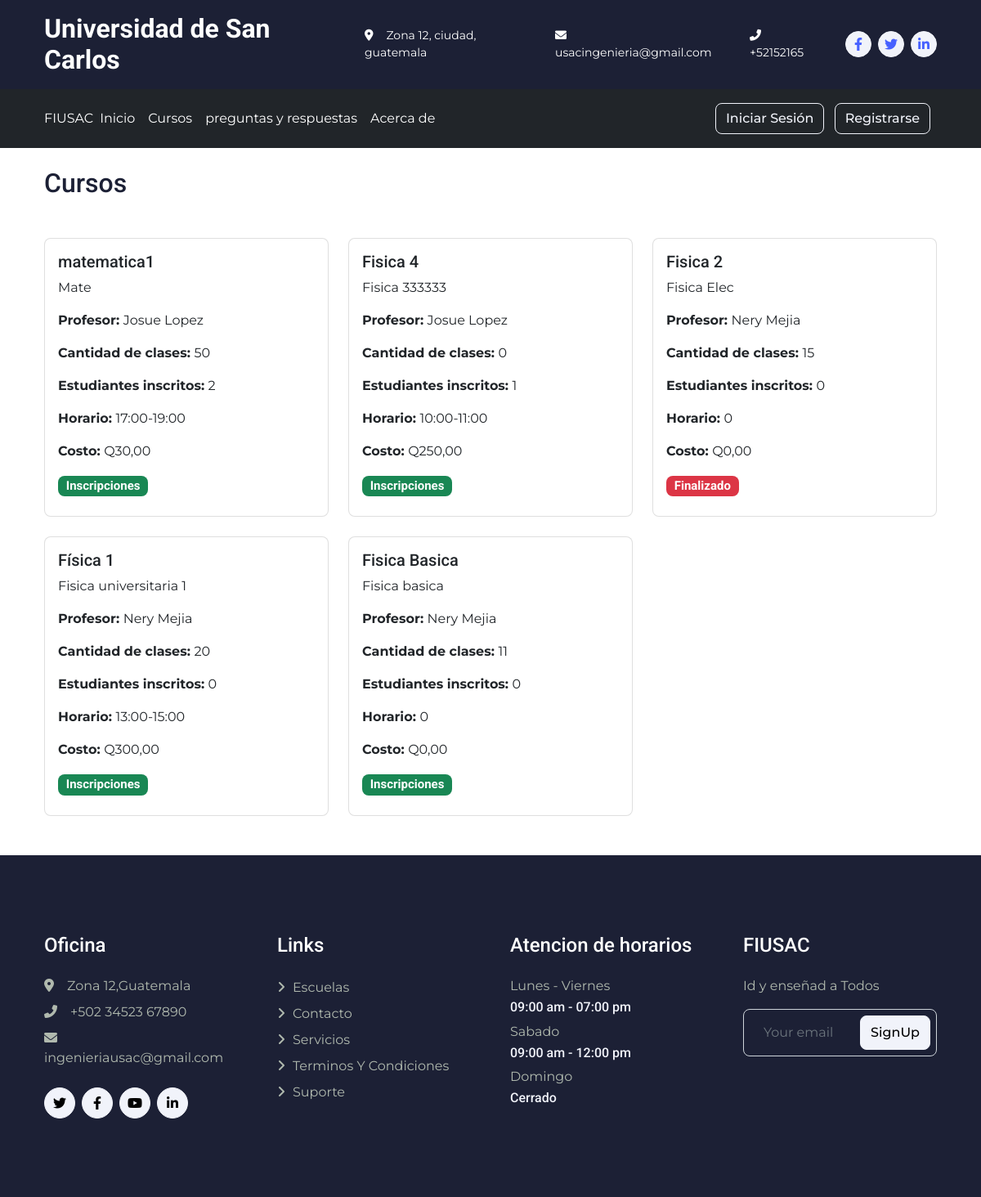
Page /courses/ on the committed database.
### core/models.py (models this page shows, shortened)
class Course(models.Model):
    STATUS_CHOICES = (
        ('I', 'Inscripciones'),
        ('P', 'En progreso'),
        ('F', 'Finalizado'),
    )
    name = models.CharField(max_length=90, verbose_name='Nombre')
    description = models.TextField(blank=True, null=True, verbose_name='Descripción')
    teacher = models.ForeignKey(User, on_delete=models.CASCADE, limit_choices_to={'groups__name': 'profesores'}, verbose_name='Profesor')
    class_quantity = models.PositiveIntegerField(default=0, verbose_name='Cantidad de clases')
    schedule = models.CharField(max_length=11, verbose_name='Horario (HH:MM-HH:MM)')
    cost = models.DecimalField(max_digits=10, decimal_places=2, verbose_name='Costo', default=0.00)
    status = models.CharField(max_length=1, choices=STATUS_CHOICES, default='I', verbose_name='Estado')
    class Meta:
        verbose_name = 'Curso'
        verbose_name_plural = 'Cursos'

### core/views.py (the view)
# urls.py: path('courses/', CoursesView.as_view(), name='courses'),
@add_group_name_to_context
class CoursesView(TemplateView):
    template_name = 'courses.html'
    def get_context_data(self, **kwargs):
        context = super().get_context_data(**kwargs)
        courses = Course.objects.all().order_by('-id')
        student = self.request.user if self.request.user.is_authenticated else None
        for item in courses:
            if student:
                registration = Registration.objects.filter(course=item, student=student).first()
                item.is_enrolled = registration is not None
            else:
                item.is_enrolled = False
            enrollment_count = Registration.objects.filter(course=item).count()
            item.enrollment_count = enrollment_count
        context['courses'] = courses
        return context

### core/views.py (called while the page is built)
def add_group_name_to_context(view_class):
    orginal_dispatch = view_class.dispatch
    def dispatch(self, request, *args, **kwargs):
        user = self.request.user
        group = user.groups.first()
        group_name = None
        group_name_singular = None
        if group:
                group_name = group.name
                group_name_singular = plural_to_singular(group.name)
        context={
        'group_name': group_name,
        'group_name_singular': group_name_singular
        }
        self.extra_context = context
        return orginal_dispatch(self, request, *args, **kwargs)
    view_class.dispatch = dispatch
    return view_class

### Templates/courses.html (shortened to what this page needs)
{% extends 'base.html' %}
{% block content %}
    <div class="container my-4">
        <h2>Cursos</h2>
    <div class="row row-col-1 row-cols-md-3 g-4 my-4">
        {% for course in courses %}
        <div class="col">
            <div class="card">
                <div class="card-body">
                    <h5 class="card-title">{{ course.name }}</h5>
                    <p class="card-text">{{ course.description }}</p>
                    <p class="card-text"><strong>Profesor: </strong>{{ course.teacher.first_name }} {{ course.teacher.last_name }}</p>
                    <p class="card-text"><strong>Cantidad de clases: </strong>{{ course.class_quantity }}</p>
                    <p class="card-text"><strong>Estudiantes inscritos: </strong>{{ course.enrollment_count }}</p>
                    <p class="card-text"><strong>Horario: </strong>{{ course.schedule }}</p>
                    <p class="card-text"><strong>Costo: </strong> Q{{ course.cost }}</p>
                    {% if course.status == 'F' %}
                    <h5><span class="badge bg-danger ">{{ course.get_status_display }}</span>
                    </h5>
                {% elif course.status == 'I' %}
                    <h5><span class="badge bg-success ">{{ course.get_status_display }}</span>
                    </h5>
                {% endif %}
                </div>
            </div>
        </div>
        {% endfor %}
    </div>
</div>
{% block footer %}
        {% include 'footer.html' %}
    {% endblock %}
{% endblock %}

### Templates/base.html (shortened to what this page needs)
{% load static %}
<!doctype html>
<html lang="es">
<head>
    <link href="https://cdn.jsdelivr.net/npm/bootstrap@5.3.0/dist/css/bootstrap.min.css" rel="stylesheet">
    <head>
        <link href="https://cdnjs.cloudflare.com/ajax/libs/font-awesome/5.10.0/css/all.min.css" rel="stylesheet">
        <link href="https://cdn.jsdelivr.net/npm/bootstrap-icons@1.4.1/font/bootstrap-icons.css" rel="stylesheet">
        <link href="{% static 'lib/animate/animate.min.css'%}" rel="stylesheet">
        <link href="{% static 'lib/owlcarousel/assets/owl.carousel.min.css'%}" rel="stylesheet">
        <link href="{% static 'css/bootstrap.min.css'%}" rel="stylesheet">
        <link href="{% static 'css/style.css'%}" rel="stylesheet">
    </head>
</head>
    <body>
        {% include 'header.html' %}
        {% block content %}{% endblock %}
    </body>
</html>

### Templates/header.html
<link rel="stylesheet" href="https://cdnjs.cloudflare.com/ajax/libs/font-awesome/6.0.0-beta3/css/all.min.css">
<div class="container-fluid bg-dark text-white d-none d-lg-flex">
    <div class="container py-3">
        <div class="d-flex align-items-center">
            <a href="" style="text-decoration: none;">
                <h2 class="text-white fw-bold m-0">Universidad de San Carlos</h2>
            </a>
            <div class="ms-auto d-flex align-items-center">
                <small class="ms-4"><i class="fa fa-map-marker-alt me-3"></i>Zona 12, ciudad, guatemala</small>
                <small class="ms-4"><i class="fa fa-envelope me-3"></i>usacingenieria@gmail.com</small>
                <small class="ms-4"><i class="fa fa-phone-alt me-3"></i>+52152165</small>
                <div class="ms-3 d-flex">
                    <a class="btn btn-sm-square btn-light text-primary rounded-circle ms-2" href=""><i
                            class="fab fa-facebook-f"></i></a>
                    <a class="btn btn-sm-square btn-light text-primary rounded-circle ms-2" href=""><i
                            class="fab fa-twitter"></i></a>
                    <a class="btn btn-sm-square btn-light text-primary rounded-circle ms-2" href=""><i
                            class="fab fa-linkedin-in"></i></a>
                </div>
            </div>
        </div>
    </div>
</div>
{% if user.is_authenticated %}
    {% if group_name == 'estudiantes' %}
        <header class="p-3 text-bg-dark bg-dark">
    {% elif group_name == 'profesores' %}
        <header class="p-3 text-bg-dark bg-info">
    {% elif group_name == 'administrativos' %}
        <header class="p-3 text-bg-dark bg-secondary">
    {% endif %}
{% else %}
    <header class="p-3 text-bg-dark ">
{% endif %}
<div class="container">
    <div class="d-flex flex-wrap align-items-center justify-content-center justify-content-lg-start">
        <a href="{% url 'home' %}" class="d-flex align-items-center mb-2 mb-lg-0 text-white text-decoration-none">
            FIUSAC
        </a>
            {% if user.is_authenticated %}
                {% if group_name == 'estudiantes' %}
                    <ul class="nav col-12 col-lg-auto me-lg-auto mb-2 justify-content-center mb-md-0 bg-dark">
                {% elif group_name == 'profesores' %}
                    <ul class="nav col-12 col-lg-auto me-lg-auto mb-2 justify-content-center mb-md-0 bg-info">
                {% elif group_name == 'administrativos' %}
                    <ul class="nav col-12 col-lg-auto me-lg-auto mb-2 justify-content-center mb-md-0 bg-secondary">
                {% endif %}
            {% else %}
                <ul class="nav col-12 col-lg-auto me-lg-auto mb-2 justify-content-center mb-md-0">
            {% endif %}
            <li><a href="{% url 'home' %}" class="nav-link px-2 text-white">Inicio</a></li>
            <li><a href="{% url 'courses' %}" class="nav-link px-2 text-white">Cursos</a></li>
            {% if not user.is_authenticated or group_name == 'estudiantes' %}
                <li><a href="#" class="nav-link px-2 text-white">preguntas y respuestas</a></li>
            <li><a href="#" class="nav-link px-2 text-white">Acerca de</a></li>
            {% endif %}
        </ul>
        <div class="text-end">
                {% if user.is_authenticated %}
                    <li style="list-style-type: none;">
                    <a class="nav-link px-2 text-white" href="{% url 'profile' %}">{{ group_name_singular|capfirst }}
                    | {{ user.username }}</a>
                    </li>
                {% else %}
                    <a class="btn btn-outline-light me-2" href="{% url 'login' %}">Iniciar Sesión</a>
                    <a class="btn btn-outline-light me-2" href="{% url 'register' %}">Registrarse</a>
                {% endif %}
        </div>
    </div>
</div>
    </header>

### Templates/footer.html
<div class="container-fluid bg-dark footer mt-5 py-5 wow fadeIn" data-wow-delay="0.1s">
    <div class="container py-5">
        <div class="row g-5">
            <div class="col-lg-3 col-md-6">
                <h4 class="text-white mb-4">Oficina</h4>
                <p class="mb-2"><i class="fa fa-map-marker-alt me-3"></i>Zona 12,Guatemala</p>
                <p class="mb-2"><i class="fa fa-phone-alt me-3"></i>+502 34523 67890</p>
                <p class="mb-2"><i class="fa fa-envelope me-3"></i>ingenieriausac@gmail.com</p>
                <div class="d-flex pt-3">
                    <a class="btn btn-square btn-light rounded-circle me-2" href=""><i
                            class="fab fa-twitter"></i></a>
                    <a class="btn btn-square btn-light rounded-circle me-2" href=""><i
                            class="fab fa-facebook-f"></i></a>
                    <a class="btn btn-square btn-light rounded-circle me-2" href=""><i
                            class="fab fa-youtube"></i></a>
                    <a class="btn btn-square btn-light rounded-circle me-2" href=""><i
                            class="fab fa-linkedin-in"></i></a>
                </div>
            </div>
            <div class="col-lg-3 col-md-6">
                <h4 class="text-white mb-4">Links</h4>
                <a class="btn btn-link" href="">Escuelas</a>
                <a class="btn btn-link" href="">Contacto</a>
                <a class="btn btn-link" href="">Servicios</a>
                <a class="btn btn-link" href="">Terminos y condiciones</a>
                <a class="btn btn-link" href="">Suporte</a>
            </div>
            <div class="col-lg-3 col-md-6">
                <h4 class="text-white mb-4">Atencion de horarios</h4>
                <p class="mb-1">Lunes - Viernes</p>
                <h6 class="text-light">09:00 am - 07:00 pm</h6>
                <p class="mb-1">Sabado</p>
                <h6 class="text-light">09:00 am - 12:00 pm</h6>
                <p class="mb-1">Domingo</p>
                <h6 class="text-light">Cerrado</h6>
            </div>
            <div class="col-lg-3 col-md-6">
                <h4 class="text-white mb-4">FIUSAC</h4>
                <p>Id y enseñad a Todos</p>
                <div class="position-relative w-100">
                    <input class="form-control bg-transparent w-100 py-3 ps-4 pe-5" type="text"
                        placeholder="Your email">
                    <button type="button"
                        class="btn btn-light py-2 position-absolute top-0 end-0 mt-2 me-2">SignUp</button>
                </div>
            </div>
        </div>
    </div>
</div>

### static/css/style.css (style rules this page uses)
:root { --primary: #4761FF; --secondary: #555555; --light: #F1F3FA; --dark: #1C2035; }
.btn { transition: .5s; font-weight: 500; }
.btn-square { width: 38px; height: 38px; }
.btn-sm-square { width: 32px; height: 32px; }
.btn-square, .btn-sm-square, .btn-lg-square { padding: 0; display: flex; align-items: center; justify-content: center; font-weight: normal; }
.footer { color: #B0B9AE; }
.footer .btn.btn-link { display: block; margin-bottom: 5px; padding: 0; text-align: left; color: #B0B9AE; font-weight: normal; text-transform: capitalize; transition: .3s; }
.footer .btn.btn-link::before { position: relative; content: "\f105"; font-family: "Font Awesome 5 Free"; font-weight: 900; margin-right: 10px; }

### rows in the picture
Course: name "matematica1", description "Mate", teacher.first_name "Josue", teacher.last_name "Lopez", class_quantity "50", enrollment_count "2", schedule "17:00-19:00", cost "30,00", status "Inscripciones"
Course: name "Fisica 4", description "Fisica 333333", teacher.first_name "Josue", teacher.last_name "Lopez", class_quantity "0", enrollment_count "1", schedule "10:00-11:00", cost "250,00", status "Inscripciones"
Course: name "Fisica 2", description "Fisica Elec", teacher.first_name "Nery", teacher.last_name "Mejia", class_quantity "15", enrollment_count "0", schedule "0", cost "0,00", status "Finalizado"
Course: name "Física 1", description "Fisica universitaria 1", teacher.first_name "Nery", teacher.last_name "Mejia", class_quantity "20", enrollment_count "0", schedule "13:00-15:00", cost "300,00", status "Inscripciones"
Course: name "Fisica Basica", description "Fisica basica", teacher.first_name "Nery", teacher.last_name "Mejia", class_quantity "11", enrollment_count "0", schedule "0", cost "0,00", status "Inscripciones"
